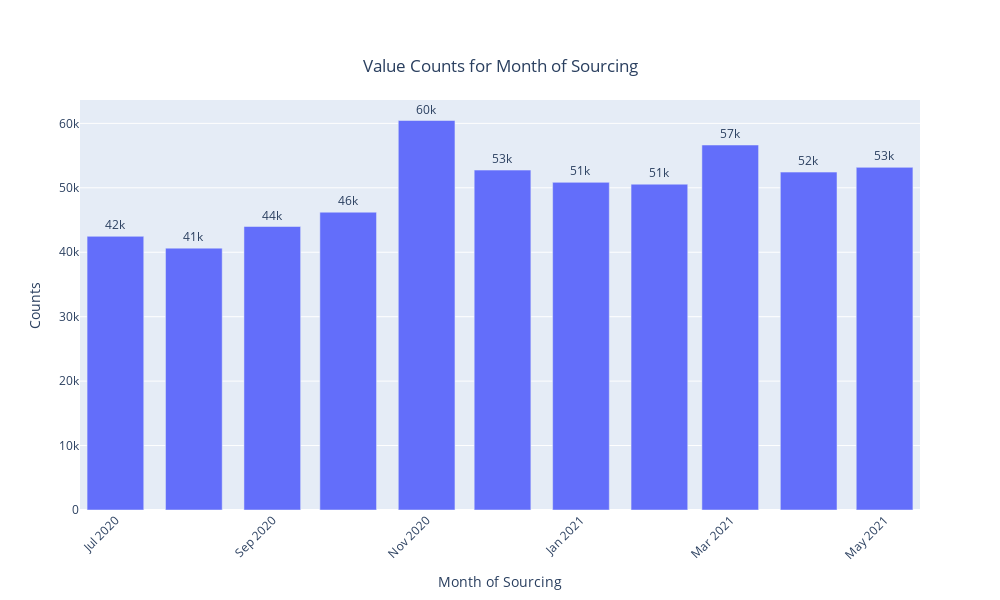

Notebook code for this chart:
### Markdown cell above
<div class="alert alert-block alert-info">
    <strong>Product Type (Powder vs. Liquid) Distribution:</strong> <b>Powder</b> products significantly out<b>liquid products</b>, indicating a higher demand or production volume for powder-based items. Understanding the factors driving this preference can inform product development and marketing strategies.
</div>

### Code cell
plot_objects['Month of Sourcing'].show()  # Display the plot for Month of Sourcing

### Figure 1 — Plotly figure (JSON) as saved in the notebook; plotly's stock layout.template omitted (floating-point values rounded to 4 significant figures)
{"data": [{"alignmentgroup": "True", "hovertemplate": "Category=%{x}<br>Counts=%{text}<extra></extra>", "legendgroup": "", "marker": {"color": "#636efa", "pattern": {"shape": ""}}, "name": "", "offsetgroup": "", "orientation": "v", "showlegend": false, "text": [60446, 56643, 53172, 52752, 52438, 50844, 50562, 46215, 43995, 42469, 40640], "textposition": "outside", "texttemplate": "%{text:.2s}", "type": "bar", "x": ["2020-11-01T00:00:00", "2021-03-01T00:00:00", "2021-05-01T00:00:00", "2020-12-01T00:00:00", "2021-04-01T00:00:00", "2021-01-01T00:00:00", "2021-02-01T00:00:00", "2020-10-01T00:00:00", "2020-09-01T00:00:00", "2020-07-01T00:00:00", "2020-08-01T00:00:00"], "xaxis": "x", "y": [60446, 56643, 53172, 52752, 52438, 50844, 50562, 46215, 43995, 42469, 40640], "yaxis": "y"}], "layout": {"barmode": "relative", "height": 600, "legend": {"tracegroupgap": 0}, "title": {"text": "Value Counts for Month of Sourcing", "x": 0.5, "xanchor": "center", "y": 0.9, "yanchor": "top"}, "width": 1000, "xaxis": {"anchor": "y", "domain": [0, 1], "tickangle": -45, "title": {"text": "Month of Sourcing"}}, "yaxis": {"anchor": "x", "domain": [0, 1], "title": {"text": "Counts"}}}}
